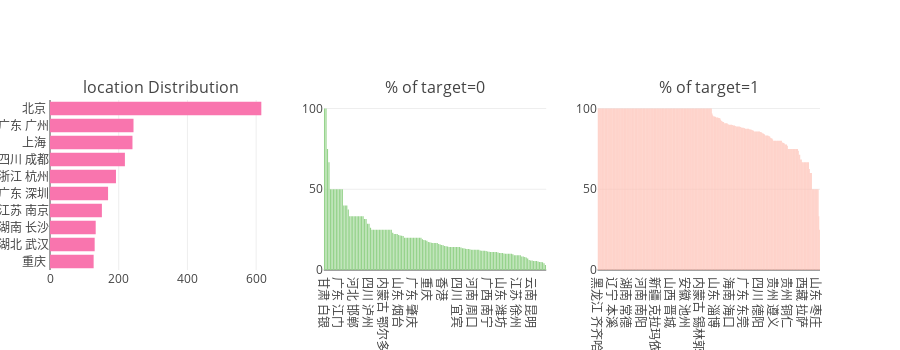

Write notebook code for a chart like this one.
### Code cell
utils.catAndTrgt(jlr_df, 'location',10)

### Figure 1 — Plotly figure (JSON) as saved in the notebook; plotly's stock layout.template omitted (floating-point values rounded to 4 significant figures; data arrays with more than 128 entries replaced by an {"elided": "..."} marker saying what was removed)
{"data": [{"marker": {"color": "#f975ae"}, "orientation": "h", "type": "bar", "uid": "10afbba8-9fc0-11e8-9d19-6c40089fb510", "x": [127, 130, 133, 151, 169, 192, 218, 240, 243, 615], "xaxis": "x", "y": ["重庆 ", "湖北 武汉", "湖南 长沙", "江苏 南京", "广东 深圳", "浙江 杭州", "四川 成都", "上海 ", "广东 广州", "北京 "], "yaxis": "y"}, {"marker": {"color": "#96D38C"}, "name": "Target : 0", "type": "bar", "uid": "10b10bfa-9fc0-11e8-b5b1-6c40089fb510", "x": {"elided": "150 str values"}, "xaxis": "x2", "y": {"elided": "150 float values"}, "yaxis": "y2"}, {"marker": {"color": "#FEBFB3"}, "name": "Target : 1", "type": "bar", "uid": "10b29a80-9fc0-11e8-bbc3-6c40089fb510", "x": {"elided": "304 str values"}, "xaxis": "x3", "y": {"elided": "304 float values"}, "yaxis": "y3"}], "layout": {"annotations": [{"font": {"size": 16}, "showarrow": false, "text": "location Distribution", "x": 0.1444, "xanchor": "center", "xref": "paper", "y": 1, "yanchor": "bottom", "yref": "paper"}, {"font": {"size": 16}, "showarrow": false, "text": "% of target=0", "x": 0.5, "xanchor": "center", "xref": "paper", "y": 1, "yanchor": "bottom", "yref": "paper"}, {"font": {"size": 16}, "showarrow": false, "text": "% of target=1", "x": 0.8556, "xanchor": "center", "xref": "paper", "y": 1, "yanchor": "bottom", "yref": "paper"}], "height": 350, "margin": {"l": 50}, "showlegend": false, "xaxis": {"anchor": "y", "domain": [0, 0.2889]}, "xaxis2": {"anchor": "y2", "domain": [0.3556, 0.6444]}, "xaxis3": {"anchor": "y3", "domain": [0.7111, 1]}, "yaxis": {"anchor": "x", "domain": [0, 1]}, "yaxis2": {"anchor": "x2", "domain": [0, 1]}, "yaxis3": {"anchor": "x3", "domain": [0, 1]}}}
